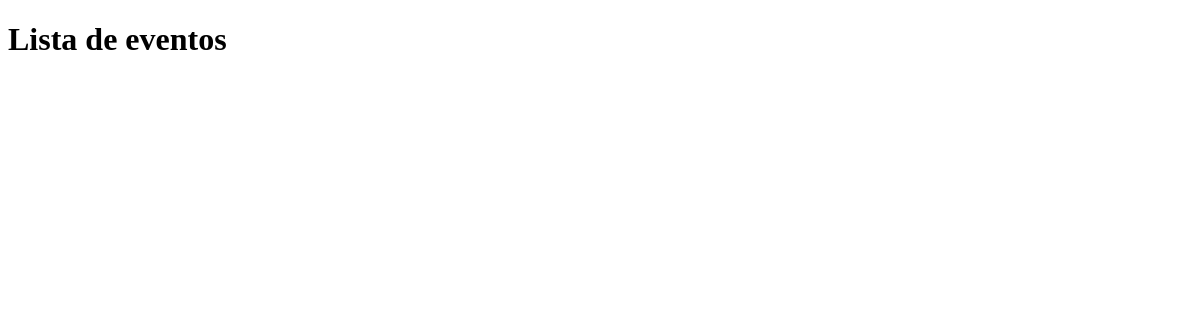
The page /eventos/eventos/ on the database as committed earlier.
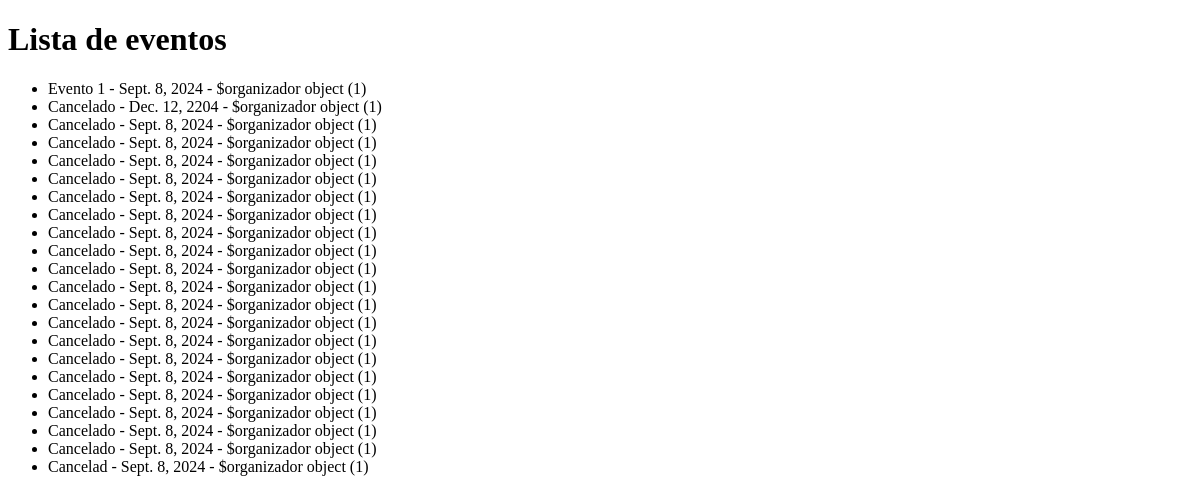
The same page on the database as committed later.
### eventos/models.py (models this page shows)
class evento(models.Model):
    nombre_event = models.CharField(max_length=100)
    fecha = models.DateField(auto_now_add=True)
    organizador_relacion = models.ForeignKey(organizador, on_delete = models.CASCADE)

class organizador(models.Model):
    nombre_org = models.CharField(max_length=100)

### eventos/views.py (the view)
# urls.py: path("eventos/", lista_eventos, name = "lista_Eventos"),
def lista_eventos(request):
    eventos = evento.objects.all()
    return render(request, 'lista_eventos.html', {'eventos': eventos})

### eventos/templates/lista_eventos.html (shortened to what this page needs)
<!doctype html>
<html lang="en">
  <head>
  </head>
  <body>
    <h1>Lista de eventos</h1>
    <ul>
        {% for evento in eventos %}
            <li>{{ evento.nombre_event }} - {{ evento.fecha }} - ${{ evento.organizador_relacion }}</li>
        {% endfor %}
    </ul>
  </body>
</html>

Rows that differ between the two databases and show on the page:
added evento: nombre_event "Evento 1", fecha "Sept. 8, 2024", organizador_relacion "organizador object (1)"
added evento: nombre_event "Cancelado", fecha "Dec. 12, 2204", organizador_relacion "organizador object (1)"
added evento: nombre_event "Cancelado", fecha "Sept. 8, 2024", organizador_relacion "organizador object (1)"
added evento: nombre_event "Cancelado", fecha "Sept. 8, 2024", organizador_relacion "organizador object (1)"
added evento: nombre_event "Cancelado", fecha "Sept. 8, 2024", organizador_relacion "organizador object (1)"
added evento: nombre_event "Cancelado", fecha "Sept. 8, 2024", organizador_relacion "organizador object (1)"
added evento: nombre_event "Cancelado", fecha "Sept. 8, 2024", organizador_relacion "organizador object (1)"
added evento: nombre_event "Cancelado", fecha "Sept. 8, 2024", organizador_relacion "organizador object (1)"
added evento: nombre_event "Cancelado", fecha "Sept. 8, 2024", organizador_relacion "organizador object (1)"
added evento: nombre_event "Cancelado", fecha "Sept. 8, 2024", organizador_relacion "organizador object (1)"
added evento: nombre_event "Cancelado", fecha "Sept. 8, 2024", organizador_relacion "organizador object (1)"
added evento: nombre_event "Cancelado", fecha "Sept. 8, 2024", organizador_relacion "organizador object (1)"
added evento: nombre_event "Cancelado", fecha "Sept. 8, 2024", organizador_relacion "organizador object (1)"
added evento: nombre_event "Cancelado", fecha "Sept. 8, 2024", organizador_relacion "organizador object (1)"
added evento: nombre_event "Cancelado", fecha "Sept. 8, 2024", organizador_relacion "organizador object (1)"
added evento: nombre_event "Cancelado", fecha "Sept. 8, 2024", organizador_relacion "organizador object (1)"
added evento: nombre_event "Cancelado", fecha "Sept. 8, 2024", organizador_relacion "organizador object (1)"
added evento: nombre_event "Cancelado", fecha "Sept. 8, 2024", organizador_relacion "organizador object (1)"
added evento: nombre_event "Cancelado", fecha "Sept. 8, 2024", organizador_relacion "organizador object (1)"
added evento: nombre_event "Cancelado", fecha "Sept. 8, 2024", organizador_relacion "organizador object (1)"
added evento: nombre_event "Cancelado", fecha "Sept. 8, 2024", organizador_relacion "organizador object (1)"
added evento: nombre_event "Cancelad", fecha "Sept. 8, 2024", organizador_relacion "organizador object (1)"
